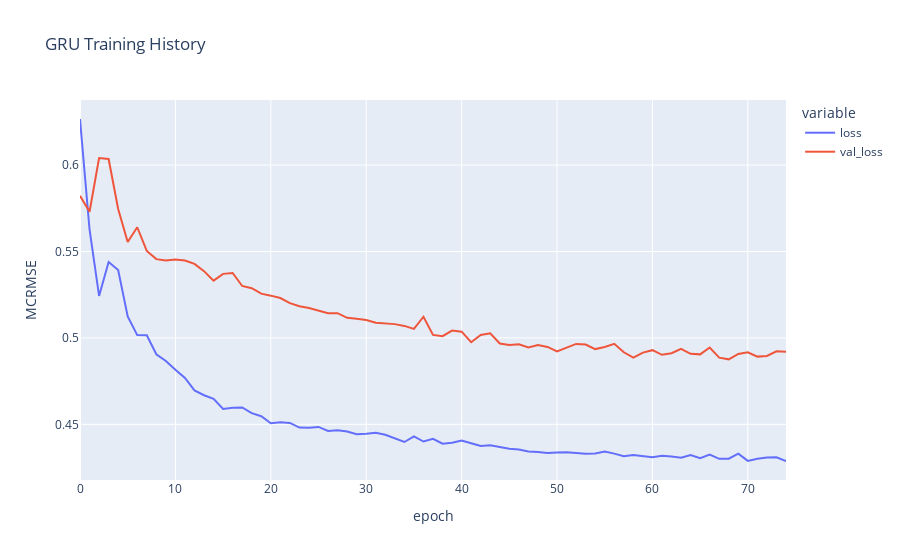

Notebook code for this chart:
### Code cell
import plotly.express as px

fig_gru = px.line(
    history_gru.history, 
    y=['loss', 'val_loss'],
    labels={'index': 'epoch', 'value': 'MCRMSE'}, 
    title='GRU Training History'
)
fig_gru.show()

### Figure 1 — Plotly figure (JSON) as saved in the notebook; plotly's stock layout.template omitted (floating-point values rounded to 4 significant figures)
{"data": [{"hovertemplate": "variable=loss<br>epoch=%{x}<br>MCRMSE=%{y}<extra></extra>", "legendgroup": "loss", "line": {"color": "#636efa", "dash": "solid"}, "mode": "lines", "name": "loss", "orientation": "v", "showlegend": true, "type": "scatter", "x": [0, 1, 2, 3, 4, 5, 6, 7, 8, 9, 10, 11, 12, 13, 14, 15, 16, 17, 18, 19, 20, 21, 22, 23, 24, 25, 26, 27, 28, 29, 30, 31, 32, 33, 34, 35, 36, 37, 38, 39, 40, 41, 42, 43, 44, 45, 46, 47, 48, 49, 50, 51, 52, 53, 54, 55, 56, 57, 58, 59, 60, 61, 62, 63, 64, 65, 66, 67, 68, 69, 70, 71, 72, 73, 74], "xaxis": "x", "y": [0.6267, 0.5627, 0.5243, 0.544, 0.5393, 0.5125, 0.5016, 0.5015, 0.4905, 0.4867, 0.4816, 0.4768, 0.4696, 0.4668, 0.4647, 0.4589, 0.4596, 0.4598, 0.4565, 0.4547, 0.4507, 0.4512, 0.4508, 0.4481, 0.448, 0.4485, 0.4462, 0.4466, 0.4459, 0.4443, 0.4445, 0.4452, 0.444, 0.4419, 0.4398, 0.443, 0.4401, 0.4417, 0.4388, 0.4393, 0.4406, 0.4391, 0.4374, 0.4378, 0.4368, 0.4359, 0.4354, 0.4343, 0.434, 0.4334, 0.4338, 0.4339, 0.4334, 0.4329, 0.4331, 0.4342, 0.4331, 0.4315, 0.4322, 0.4316, 0.431, 0.4318, 0.4314, 0.4306, 0.4323, 0.4304, 0.4325, 0.4301, 0.4301, 0.433, 0.4289, 0.4301, 0.4308, 0.4309, 0.4288], "yaxis": "y"}, {"hovertemplate": "variable=val_loss<br>epoch=%{x}<br>MCRMSE=%{y}<extra></extra>", "legendgroup": "val_loss", "line": {"color": "#EF553B", "dash": "solid"}, "mode": "lines", "name": "val_loss", "orientation": "v", "showlegend": true, "type": "scatter", "x": [0, 1, 2, 3, 4, 5, 6, 7, 8, 9, 10, 11, 12, 13, 14, 15, 16, 17, 18, 19, 20, 21, 22, 23, 24, 25, 26, 27, 28, 29, 30, 31, 32, 33, 34, 35, 36, 37, 38, 39, 40, 41, 42, 43, 44, 45, 46, 47, 48, 49, 50, 51, 52, 53, 54, 55, 56, 57, 58, 59, 60, 61, 62, 63, 64, 65, 66, 67, 68, 69, 70, 71, 72, 73, 74], "xaxis": "x", "y": [0.5822, 0.573, 0.6041, 0.6035, 0.5746, 0.5555, 0.564, 0.5503, 0.5456, 0.5448, 0.5453, 0.5448, 0.5428, 0.5386, 0.5332, 0.5371, 0.5376, 0.5301, 0.5288, 0.5256, 0.5245, 0.5231, 0.5202, 0.5183, 0.5173, 0.5159, 0.5143, 0.5143, 0.5116, 0.5111, 0.5103, 0.5088, 0.5086, 0.508, 0.507, 0.5052, 0.5123, 0.5018, 0.501, 0.5043, 0.5036, 0.4975, 0.5017, 0.5027, 0.4968, 0.4959, 0.4964, 0.4945, 0.4959, 0.4948, 0.4922, 0.4942, 0.4965, 0.4961, 0.4935, 0.4947, 0.4966, 0.4917, 0.4886, 0.4915, 0.4929, 0.4902, 0.4912, 0.4937, 0.4908, 0.4905, 0.4944, 0.4886, 0.4876, 0.4908, 0.4917, 0.4892, 0.4896, 0.4923, 0.492], "yaxis": "y"}], "layout": {"autosize": true, "legend": {"title": {"text": "variable"}, "tracegroupgap": 0}, "title": {"text": "GRU Training History"}, "xaxis": {"anchor": "y", "autorange": true, "domain": [0, 1], "range": [0, 74], "title": {"text": "epoch"}, "type": "linear"}, "yaxis": {"anchor": "x", "autorange": true, "domain": [0, 1], "range": [0.4178, 0.6377], "title": {"text": "MCRMSE"}, "type": "linear"}}}
